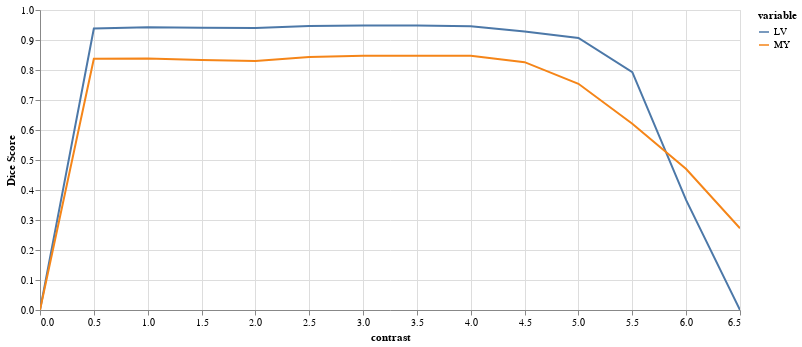

The code cell stored with this chart in its notebook:
### Code cell
results = eval_contrast_series(img(), trueMask(), trainedModel, start=0, end=7, step=0.5, components=['bg','LV','MY'])
plot_eval_series(results)

### Figure 1 — Vega-Lite specification as saved in the notebook (floating-point values rounded to 4 significant figures)
{"config": {"view": {"continuousWidth": 400, "continuousHeight": 300}}, "data": {"name": "data-1a6d1cfa67f889bab491ae0ae4981cf3"}, "mark": "line", "encoding": {"color": {"field": "variable", "type": "nominal"}, "tooltip": {"field": "Dice Score", "type": "quantitative"}, "x": {"field": "contrast", "type": "quantitative"}, "y": {"field": "Dice Score", "type": "quantitative"}}, "height": 300, "selection": {"selector004": {"type": "interval", "bind": "scales", "encodings": ["x", "y"]}}, "width": 700, "$schema": "https://vega.github.io/schema/vega-lite/v4.17.0.json", "datasets": {"data-1a6d1cfa67f889bab491ae0ae4981cf3": [{"contrast": 0.0, "variable": "LV", "Dice Score": 0.0}, {"contrast": 0.5, "variable": "LV", "Dice Score": 0.9384}, {"contrast": 1.0, "variable": "LV", "Dice Score": 0.9425}, {"contrast": 1.5, "variable": "LV", "Dice Score": 0.9407}, {"contrast": 2.0, "variable": "LV", "Dice Score": 0.9399}, {"contrast": 2.5, "variable": "LV", "Dice Score": 0.9469}, {"contrast": 3.0, "variable": "LV", "Dice Score": 0.9487}, {"contrast": 3.5, "variable": "LV", "Dice Score": 0.9487}, {"contrast": 4.0, "variable": "LV", "Dice Score": 0.946}, {"contrast": 4.5, "variable": "LV", "Dice Score": 0.9285}, {"contrast": 5.0, "variable": "LV", "Dice Score": 0.9067}, {"contrast": 5.5, "variable": "LV", "Dice Score": 0.7928}, {"contrast": 6.0, "variable": "LV", "Dice Score": 0.3661}, {"contrast": 6.5, "variable": "LV", "Dice Score": 0.0}, {"contrast": 0.0, "variable": "MY", "Dice Score": 0.0}, {"contrast": 0.5, "variable": "MY", "Dice Score": 0.8374}, {"contrast": 1.0, "variable": "MY", "Dice Score": 0.8381}, {"contrast": 1.5, "variable": "MY", "Dice Score": 0.8333}, {"contrast": 2.0, "variable": "MY", "Dice Score": 0.8304}, {"contrast": 2.5, "variable": "MY", "Dice Score": 0.8436}, {"contrast": 3.0, "variable": "MY", "Dice Score": 0.8474}, {"contrast": 3.5, "variable": "MY", "Dice Score": 0.8471}, {"contrast": 4.0, "variable": "MY", "Dice Score": 0.8471}, {"contrast": 4.5, "variable": "MY", "Dice Score": 0.8262}, {"contrast": 5.0, "variable": "MY", "Dice Score": 0.754}, {"contrast": 5.5, "variable": "MY", "Dice Score": 0.6208}, {"contrast": 6.0, "variable": "MY", "Dice Score": 0.4698}, {"contrast": 6.5, "variable": "MY", "Dice Score": 0.2723}]}}
